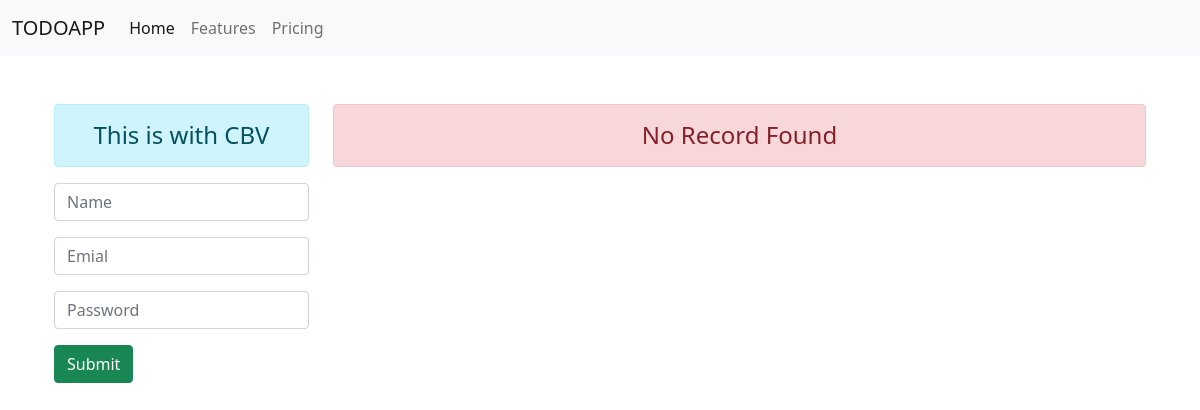
Before: /cbv/ with the older database file.
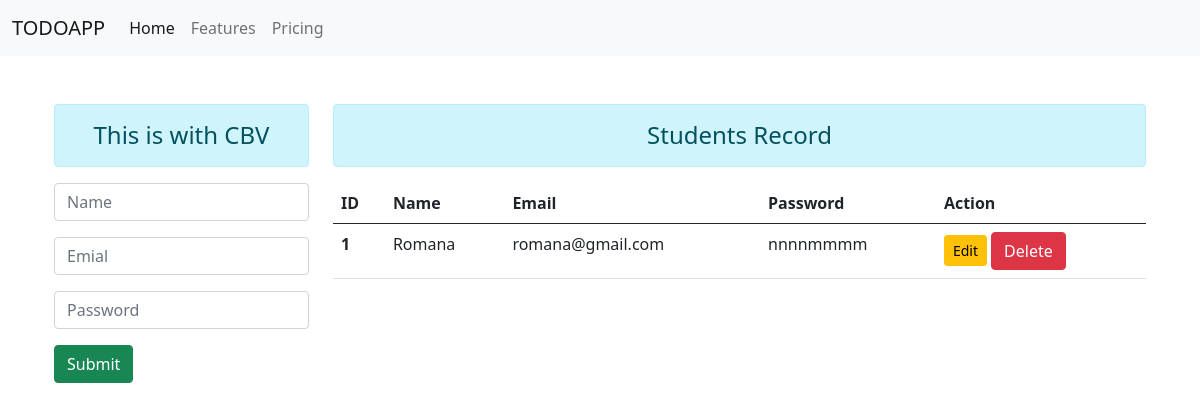
After: the same page with the newer database file.
### CBV/models.py (models this page shows, shortened)
class User(models.Model):
    objects = None
    name = models.CharField(max_length=100)
    email = models.EmailField(max_length=100)
    password = models.CharField(max_length=100)

### CBV/views.py (the view, shortened to what this page needs)
# urls.py: path('', views.Crud_view.as_view(), name='cbv'),
class Crud_view(View):
    registation = StudentRegistation
    template_name = 'cbv.html'
    def get(self, request, *args, **kwargs):
        registation = self.registation()
        user_data = User.objects.all()
        context={
         'registation':registation,
         'users': user_data,
        }
        return render(request, self.template_name,context)

### CBV/forms.py
class StudentRegistation(forms.ModelForm):
    class Meta:
        model = User
        fields = ['name', 'email', 'password']
        labels = {
            'name': '',
            'email': '',
            'password': '',
        }
        widgets ={
            'name': forms.TextInput(attrs={'class': 'form-control', 'placeholder': 'Name'}),
            'email': forms.EmailInput(attrs={'class': 'form-control', 'placeholder': 'Emial'}),
            'password': forms.PasswordInput(render_value=True, attrs={'class': 'form-control', 'placeholder': 'Password'}),
        }

### CBV/templates/cbv.html (shortened to what this page needs)
{% extends 'base.html' %}
{% load static %}
{% block body %}
<section class="container">
      <div class="container">
        <div class="row">
           <div class="col-sm-3">
              <h4 class="text-center alert alert-info">This is with CBV</h4>
              <form method="post" action="">
                {{registation.as_p}}
                <input type="submit" class="btn btn-success">
              </form>
           </div>
           <div class="col-sm-9">
               {% if users %}
               <h4 class="text-center alert alert-info">Students Record</h4>
               <table class="table">
                  <thead>
                    <tr>
                      <th scope="col">ID</th>
                      <th scope="col">Name</th>
                      <th scope="col">Email</th>
                      <th scope="col">Password</th>
                      <th scope="col">Action</th>
                    </tr>
                  </thead>
                   <tbody>
                   {% for user in users %}
                     <tr>
                       <th scope="row">{{user.id}}</th>
                       <td>{{user.name}}</td>
                       <td>{{user.email}}</td>
                       <td>{{user.password}}</td>
                       <td>
                           <a href="{% url 'edit_data' user.id %}" class="btn btn-warning btn-sm">Edit</a>
                           <form method="POST" action="{% url 'delete_data' user.id %}" class="d-inline">
                               <input type="submit" value="Delete" class="btn btn-danger">
                           </form>
                       </td>
                     </tr>
                   {% endfor %}
                   </tbody>
                </table>
               {% else %}
                  <h4 class="text-center alert alert-danger">No Record Found</h4>
               {% endif %}
           </div>
        </div>
      </div>
</section>
{% endblock %}

Changed rows visible on the page:
added User: id "1", name "Romana", email "romana@gmail.com", password "nnnnmmmm"
Other visible differences:
text no longer shown: "No Record Found"
text now shown: "Students Record ID Name Email Password Action"
